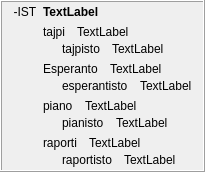
            <widget class="QFrame" name="frame_28">
             <property name="frameShape">
              <enum>QFrame::Box</enum>
             </property>
             <property name="frameShadow">
              <enum>QFrame::Raised</enum>
             </property>
             <layout class="QHBoxLayout" name="horizontalLayout_50">
              <property name="topMargin">
               <number>3</number>
              </property>
              <property name="bottomMargin">
               <number>3</number>
              </property>
              <item>
               <widget class="QLabel" name="label_321">
                <property name="text">
                 <string>-IST</string>
                </property>
                <property name="alignment">
                 <set>Qt::AlignHCenter|Qt::AlignTop</set>
                </property>
                <property name="tipo" stdset="0">
                 <string>afikso</string>
                </property>
               </widget>
              </item>
              <item>
               <layout class="QVBoxLayout" name="verticalLayout_29">
                <item>
                 <widget class="QLabel" name="Lec09_Label689">
                  <property name="sizePolicy">
                   <sizepolicy hsizetype="Preferred" vsizetype="Maximum">
                    <horstretch>0</horstretch>
                    <verstretch>0</verstretch>
                   </sizepolicy>
                  </property>
                  <property name="styleSheet">
                   <string notr="true">font-weight: bold;</string>
                  </property>
                  <property name="text">
                   <string>TextLabel</string>
                  </property>
                  <property name="wordWrap">
                   <bool>true</bool>
                  </property>
                 </widget>
                </item>
                <item>
                 <layout class="QVBoxLayout" name="verticalLayout_42">
                  <item>
                   <layout class="QVBoxLayout" name="verticalLayout_378">
                    <item>
                     <layout class="QVBoxLayout" name="verticalLayout_379">
                      <property name="spacing">
                       <number>3</number>
                      </property>
                      <item>
                       <layout class="QHBoxLayout" name="horizontalLayout_618">
                        <property name="spacing">
                         <number>12</number>
                        </property>
                        <item>
                         <widget class="neklakebla_nova" name="Lec09_Button654">
                          <property name="text">
                           <string>tajpi</string>
                          </property>
                          <property name="wordWrap">
                           <bool>true</bool>
                          </property>
                         </widget>
                        </item>
                        <item>
                         <widget class="QLabel" name="Lec09_Label690">
                          <property name="sizePolicy">
                           <sizepolicy hsizetype="Expanding" vsizetype="Preferred">
                            <horstretch>0</horstretch>
                            <verstretch>0</verstretch>
                           </sizepolicy>
                          </property>
                          <property name="text">
                           <string>TextLabel</string>
                          </property>
                          <property name="wordWrap">
                           <bool>true</bool>
                          </property>
                         </widget>
                        </item>
                       </layout>
                      </item>
                      <item>
                       <layout class="QHBoxLayout" name="horizontalLayout_619">
                        <property name="spacing">
                         <number>12</number>
                        </property>
                        <item>
                         <widget class="label_sago_reversa" name="label_394">
                          <property name="sizePolicy">
                           <sizepolicy hsizetype="Maximum" vsizetype="Preferred">
                            <horstretch>0</horstretch>
                            <verstretch>0</verstretch>
                           </sizepolicy>
                          </property>
                          <property name="text">
                           <string/>
                          </property>
                          <property name="pixmap">
                           <pixmap resource="../resources/ikonoj.qrc">:/ikonoj/sago_revena.png</pixmap>
                          </property>
                         </widget>
                        </item>
                        <item>
                         <widget class="neklakebla_nova" name="Lec09_Button655">
                          <property name="text">
                           <string>tajpisto</string>
                          </property>
                          <property name="wordWrap">
                           <bool>true</bool>
                          </property>
                         </widget>
                        </item>
                        <item>
                         <widget class="QLabel" name="Lec09_Label691">
                          <property name="sizePolicy">
                           <sizepolicy hsizetype="Expanding" vsizetype="Preferred">
                            <horstretch>0</horstretch>
                            <verstretch>0</verstretch>
                           </sizepolicy>
                          </property>
                          <property name="text">
                           <string>TextLabel</string>
                          </property>
                          <property name="wordWrap">
                           <bool>true</bool>
                          </property>
                         </widget>
                        </item>
                       </layout>
                      </item>
                     </layout>
                    </item>
                    <item>
                     <layout class="QVBoxLayout" name="verticalLayout_380">
                      <property name="spacing">
                       <number>3</number>
                      </property>
                      <item>
                       <layout class="QHBoxLayout" name="horizontalLayout_635">
                        <property name="spacing">
                         <number>12</number>
                        </property>
                        <item>
                         <widget class="neklakebla_nova" name="Lec09_Button658">
                          <property name="text">
                           <string>Esperanto</string>
                          </property>
                          <property name="wordWrap">
                           <bool>true</bool>
                          </property>
                         </widget>
                        </item>
                        <item>
                         <widget class="QLabel" name="Lec09_Label695">
                          <property name="sizePolicy">
                           <sizepolicy hsizetype="Expanding" vsizetype="Preferred">
                            <horstretch>0</horstretch>
                            <verstretch>0</verstretch>
                           </sizepolicy>
                          </property>
                          <property name="text">
                           <string>TextLabel</string>
                          </property>
                          <property name="wordWrap">
                           <bool>true</bool>
                          </property>
                         </widget>
                        </item>
                       </layout>
                      </item>
                      <item>
                       <layout class="QHBoxLayout" name="horizontalLayout_636">
                        <property name="spacing">
                         <number>12</number>
                        </property>
                        <item>
                         <widget class="label_sago_reversa" name="label_395">
                          <property name="sizePolicy">
                           <sizepolicy hsizetype="Maximum" vsizetype="Preferred">
                            <horstretch>0</horstretch>
                            <verstretch>0</verstretch>
                           </sizepolicy>
                          </property>
                          <property name="text">
                           <string/>
                          </property>
                          <property name="pixmap">
                           <pixmap resource="../resources/ikonoj.qrc">:/ikonoj/sago_revena.png</pixmap>
                          </property>
                         </widget>
                        </item>
                        <item>
                         <widget class="neklakebla_nova" name="Lec09_Button47">
                          <property name="text">
                           <string>esperantisto</string>
                          </property>
                          <property name="wordWrap">
                           <bool>true</bool>
                          </property>
                         </widget>
                        </item>
                        <item>
                         <widget class="QLabel" name="Lec09_Label48">
                          <property name="sizePolicy">
                           <sizepolicy hsizetype="Expanding" vsizetype="Preferred">
                            <horstretch>0</horstretch>
                            <verstretch>0</verstretch>
                           </sizepolicy>
                          </property>
                          <property name="text">
                           <string>TextLabel</string>
                          </property>
                          <property name="wordWrap">
                           <bool>true</bool>
                          </property>
                         </widget>
                        </item>
                       </layout>
                      </item>
                     </layout>
                    </item>
                   </layout>
                  </item>
                 </layout>
                </item>
                <item>
                 <layout class="QVBoxLayout" name="verticalLayout_20">
                  <item>
                   <layout class="QVBoxLayout" name="verticalLayout_382">
                    <property name="spacing">
                     <number>3</number>
                    </property>
                    <item>
                     <layout class="QHBoxLayout" name="horizontalLayout_620">
                      <property name="spacing">
                       <number>12</number>
                      </property>
                      <item>
                       <widget class="neklakebla_nova" name="Lec09_Button52">
                        <property name="text">
                         <string>piano</string>
                        </property>
                        <property name="wordWrap">
                         <bool>true</bool>
                        </property>
                       </widget>
                      </item>
                      <item>
                       <widget class="QLabel" name="Lec09_Label53">
                        <property name="sizePolicy">
                         <sizepolicy hsizetype="Expanding" vsizetype="Preferred">
                          <horstretch>0</horstretch>
                          <verstretch>0</verstretch>
                         </sizepolicy>
                        </property>
                        <property name="text">
                         <string>TextLabel</string>
                        </property>
                        <property name="wordWrap">
                         <bool>true</bool>
                        </property>
                       </widget>
                      </item>
                     </layout>
                    </item>
                    <item>
                     <layout class="QHBoxLayout" name="horizontalLayout_621">
                      <property name="spacing">
                       <number>12</number>
                      </property>
                      <item>
                       <widget class="label_sago_reversa" name="label_396">
                        <property name="sizePolicy">
                         <sizepolicy hsizetype="Maximum" vsizetype="Preferred">
                          <horstretch>0</horstretch>
                          <verstretch>0</verstretch>
                         </sizepolicy>
                        </property>
                        <property name="text">
                         <string/>
                        </property>
                        <property name="pixmap">
                         <pixmap resource="../resources/ikonoj.qrc">:/ikonoj/sago_revena.png</pixmap>
                        </property>
                       </widget>
                      </item>
                      <item>
                       <widget class="neklakebla_nova" name="Lec09_Button53">
                        <property name="text">
                         <string>pianisto</string>
                        </property>
                        <property name="wordWrap">
                         <bool>true</bool>
                        </property>
                       </widget>
                      </item>
                      <item>
                       <widget class="QLabel" name="Lec09_Label54">
                        <property name="sizePolicy">
                         <sizepolicy hsizetype="Expanding" vsizetype="Preferred">
                          <horstretch>0</horstretch>
                          <verstretch>0</verstretch>
                         </sizepolicy>
                        </property>
                        <property name="text">
                         <string>TextLabel</string>
                        </property>
                        <property name="wordWrap">
                         <bool>true</bool>
                        </property>
                       </widget>
                      </item>
                     </layout>
                    </item>
                   </layout>
                  </item>
                  <item>
                   <layout class="QVBoxLayout" name="verticalLayout_384">
                    <property name="spacing">
                     <number>3</number>
                    </property>
                    <item>
                     <layout class="QHBoxLayout" name="horizontalLayout_665">
                      <property name="spacing">
                       <number>12</number>
                      </property>
                      <item>
                       <widget class="neklakebla_nova" name="Lec09_Button54">
                        <property name="text">
                         <string>raporti</string>
                        </property>
                        <property name="wordWrap">
                         <bool>true</bool>
                        </property>
                       </widget>
                      </item>
                      <item>
                       <widget class="QLabel" name="Lec09_Label57">
                        <property name="sizePolicy">
                         <sizepolicy hsizetype="Expanding" vsizetype="Preferred">
                          <horstretch>0</horstretch>
                          <verstretch>0</verstretch>
                         </sizepolicy>
                        </property>
                        <property name="text">
                         <string>TextLabel</string>
                        </property>
                        <property name="wordWrap">
                         <bool>true</bool>
                        </property>
                       </widget>
                      </item>
                     </layout>
                    </item>
                    <item>
                     <layout class="QHBoxLayout" name="horizontalLayout_666">
                      <property name="spacing">
                       <number>12</number>
                      </property>
                      <item>
                       <widget class="label_sago_reversa" name="label_414">
                        <property name="sizePolicy">
                         <sizepolicy hsizetype="Maximum" vsizetype="Preferred">
                          <horstretch>0</horstretch>
                          <verstretch>0</verstretch>
                         </sizepolicy>
                        </property>
                        <property name="text">
                         <string/>
                        </property>
                        <property name="pixmap">
                         <pixmap resource="../resources/ikonoj.qrc">:/ikonoj/sago_revena.png</pixmap>
                        </property>
                       </widget>
                      </item>
                      <item>
                       <widget class="neklakebla_nova" name="Lec09_Button55">
                        <property name="text">
                         <string>raportisto</string>
                        </property>
                        <property name="wordWrap">
                         <bool>true</bool>
                        </property>
                       </widget>
                      </item>
                      <item>
                       <widget class="QLabel" name="Lec09_Label58">
                        <property name="sizePolicy">
                         <sizepolicy hsizetype="Expanding" vsizetype="Preferred">
                          <horstretch>0</horstretch>
                          <verstretch>0</verstretch>
                         </sizepolicy>
                        </property>
                        <property name="text">
                         <string>TextLabel</string>
                        </property>
                        <property name="wordWrap">
                         <bool>true</bool>
                        </property>
                       </widget>
                      </item>
                     </layout>
                    </item>
                   </layout>
                  </item>
                 </layout>
                </item>
               </layout>
              </item>
             </layout>
            </widget>
